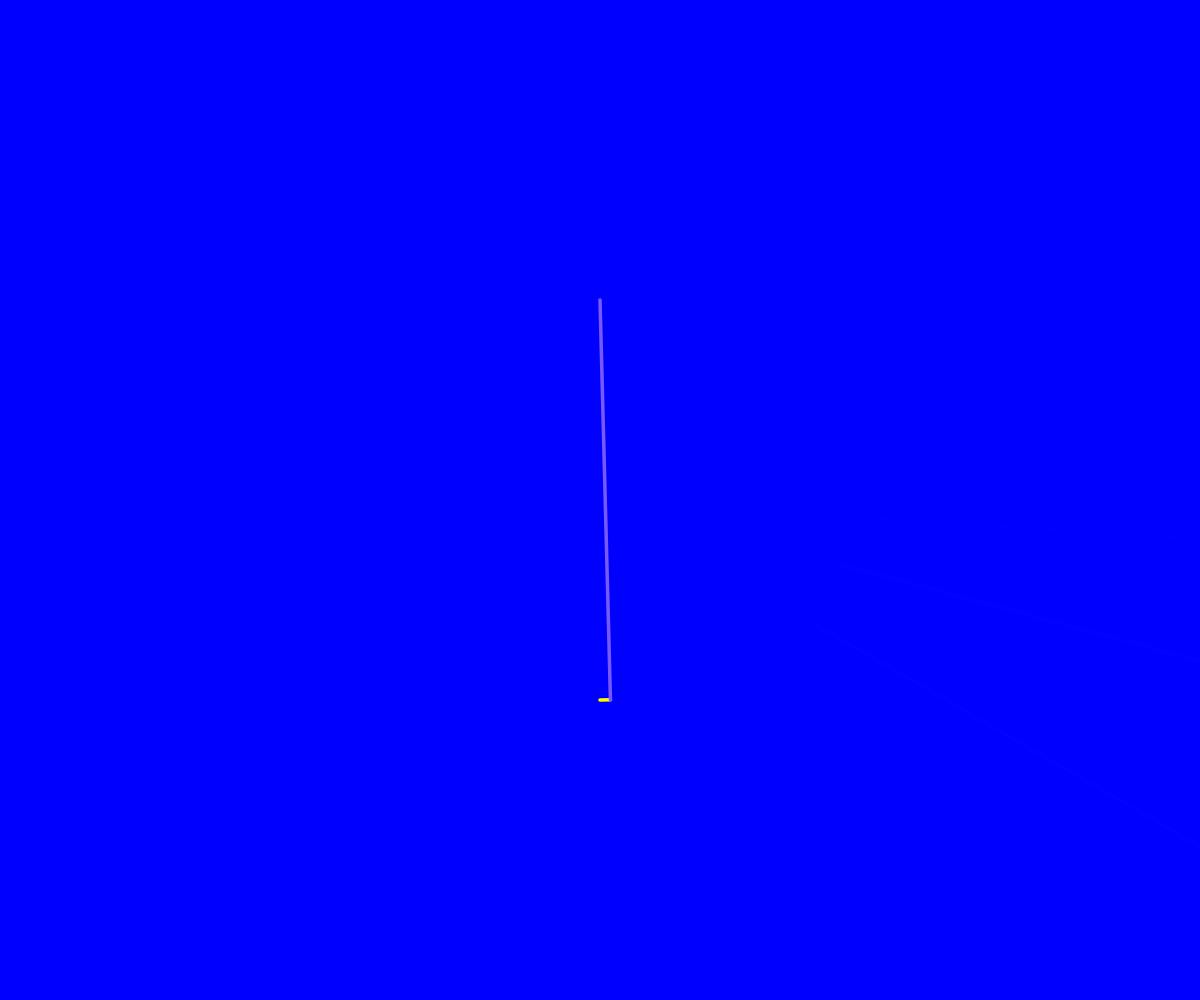
Frame 1 (no input)
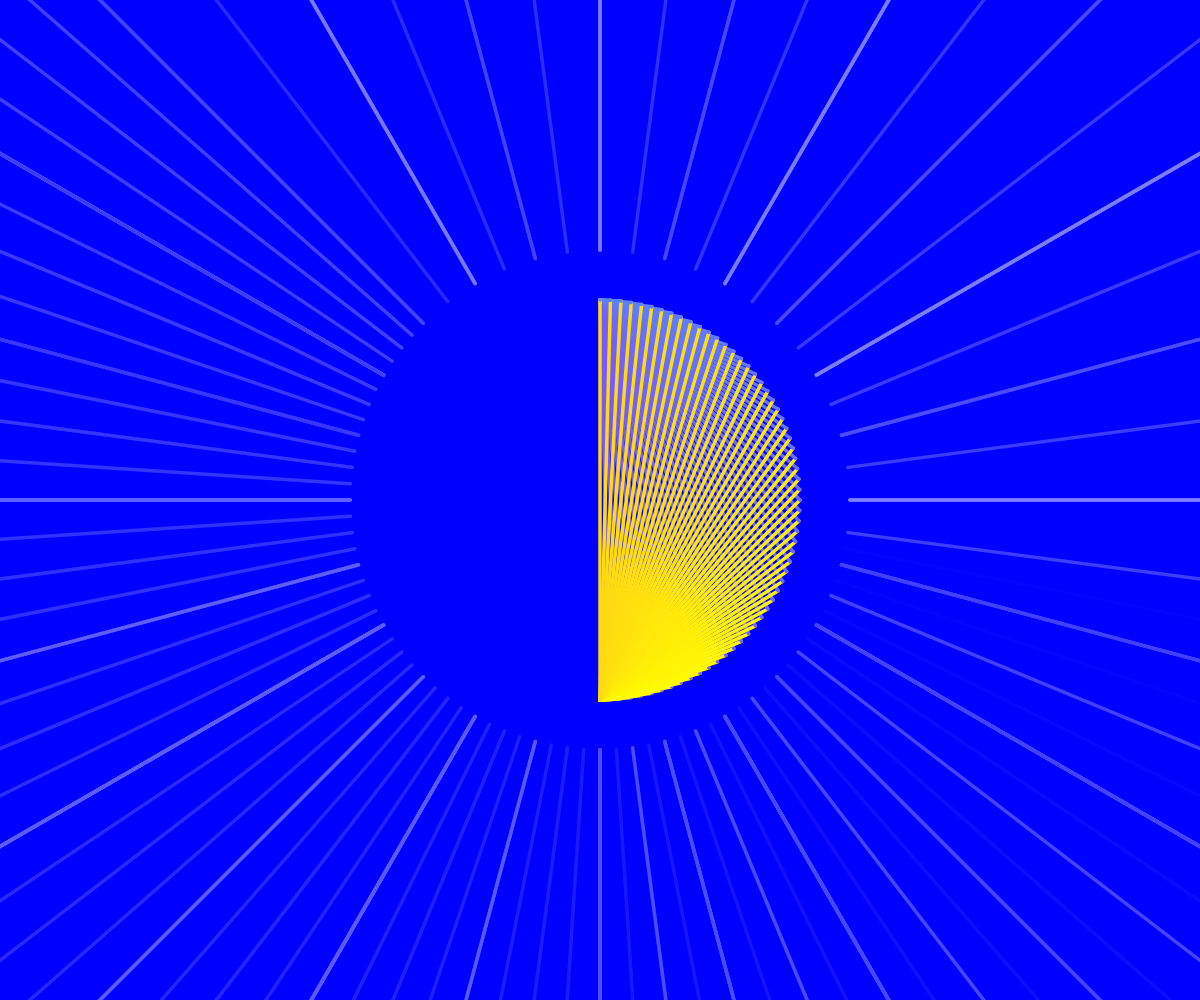
Frame 60 (no input)
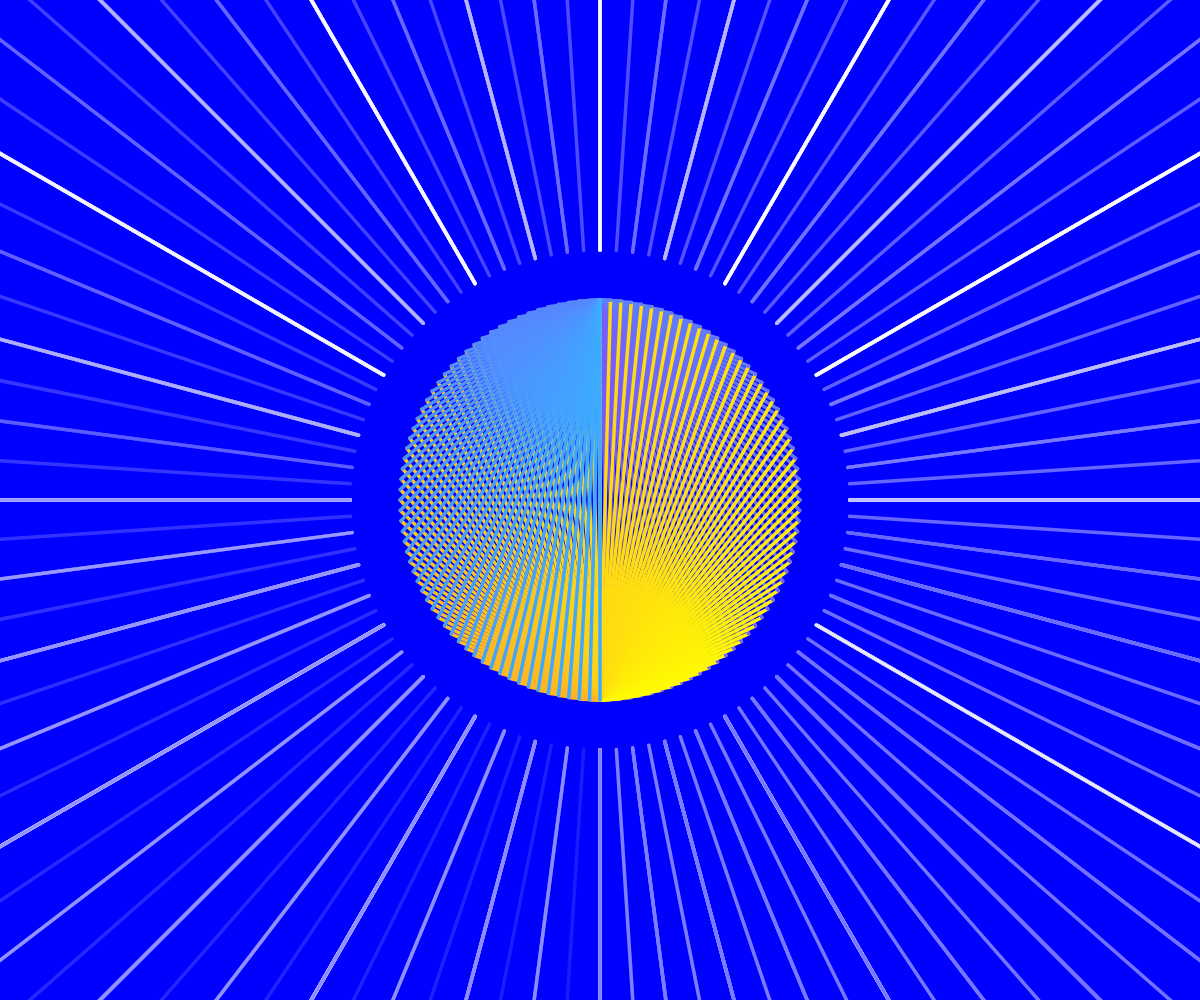
Frame 120 (the mouse pressed at the canvas centre since frame 60)

The p5.js sketch that drew these frames (run headless with seeded random() and noise() and a simulated clock; from frame 60 on, the mouse is pressed at the canvas centre):

// p5.js sketch
// ── sketch.js
function preload(){
  // put preload code here
}

function setup() {
  createCanvas(windowWidth, windowHeight);
   background(0,0,255);
   angleMode(DEGREES);

frameRate(42);

}

function draw() {
  translate(width/2,height/2);
  strokeWeight(3.5);


  stroke(lerpColor(color("#0000FF"),color("white"),frameCount/120));
  noFill();
  line(cos(frameCount*30)*250,sin(frameCount*30)*250,cos(frameCount*30)*1000,sin(frameCount*30)*1000);

  stroke(lerpColor(color("#0000FF"),color("white"),frameCount/160));
  noFill();
  line(cos(frameCount*15)*250,sin(frameCount*15)*250,cos(frameCount*15)*1000,sin(frameCount*15)*1000);

  stroke(lerpColor(color("#0000FF"),color("white"),frameCount/200));
  noFill();
  line(cos(frameCount*7.5)*250,sin(frameCount*7.5)*250,cos(frameCount*7.5)*1000,sin(frameCount*7.5)*1000);

  stroke(lerpColor(color("#0000FF"),color("white"),frameCount/240));
  noFill();
  line(cos(frameCount*3.75)*250,sin(frameCount*3.75)*250,cos(frameCount*3.75)*1000,sin(frameCount*3.75)*1000);



  stroke(lerpColor(color("yellow"),color("tomato"),frameCount/240));
  noFill();
  line(0,200,sin(frameCount*3)*200,cos(frameCount*3)*200);

  stroke(lerpColor(color("#7957FF"),color("#00FFFF"),frameCount/240));
  noFill();
  line(0,-200,sin(frameCount*3)*200,cos(frameCount*3)*200);

if (frameCount == 240) {
  noLoop()
}


}
